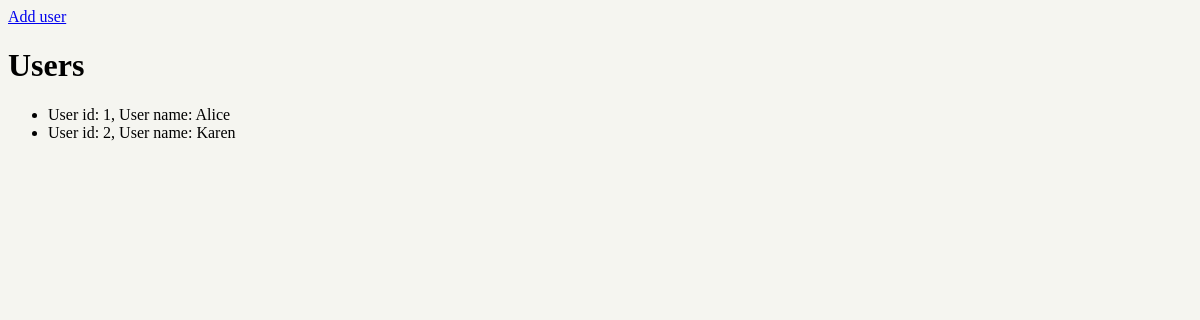
/users, run on an earlier commit of the app's database.
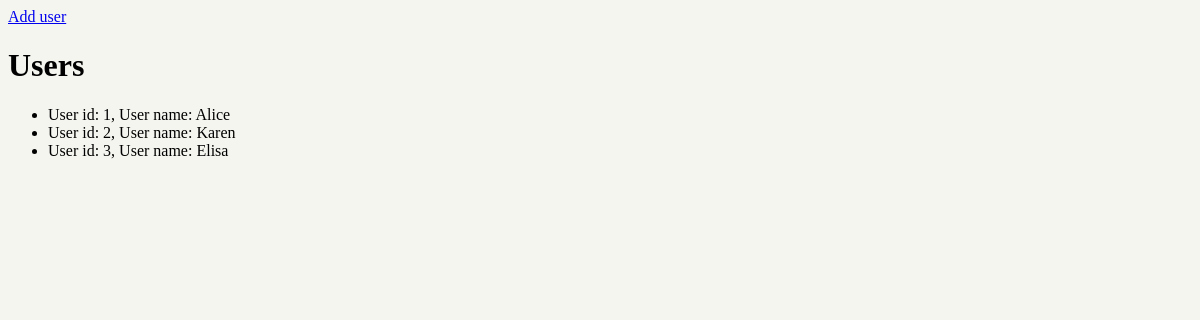
And on a later commit of the database.
### models/user.py (models this page shows, shortened)
class User(Base):
    __tablename__ = "users"
    id = Column(Integer, primary_key=True, autoincrement=True)
    name = Column(String(50), unique=True, nullable=False)

### app.py (the view)
@app.route("/users", methods=["GET"])
def list_users():
    try:
        users = data_manager.get_all_users()
        return render_template("users.html", users=users)
    except IOError as e:
        print("An IOError occurred: ", str(e))
        return render_template("404.html", error=str(e))
    except Exception as e:
        return render_template("404.html", error=str(e))

### datamanager/SQLite_data_manager.py (called while the page is built)
    def get_all_users(self):
        all_users = self.session.query(User).all()
        return all_users

### templates/users.html (shortened to what this page needs)
<!DOCTYPE html>
<html>
    <head>
        <link rel="stylesheet" href="/static/style.css"/>
    </head>
    <body>
        <header>
            <nav>
                <a href="/add_user"> Add user</a>
            </nav>
            <h1>Users</h1>
        </header>
        <ul>
            {% for user in users%}
            <li>User id: {{ user.id }}, User name: {{user.name}} </li>
            {% endfor %}
        </ul>
    </body>
</html>

### static/style.css (style rules this page uses)
body { background: #F5F5F0; color: black; font-family: Monaco; }

What changed in the data, as far as the page shows it:
added User: id "3", name "Elisa"
